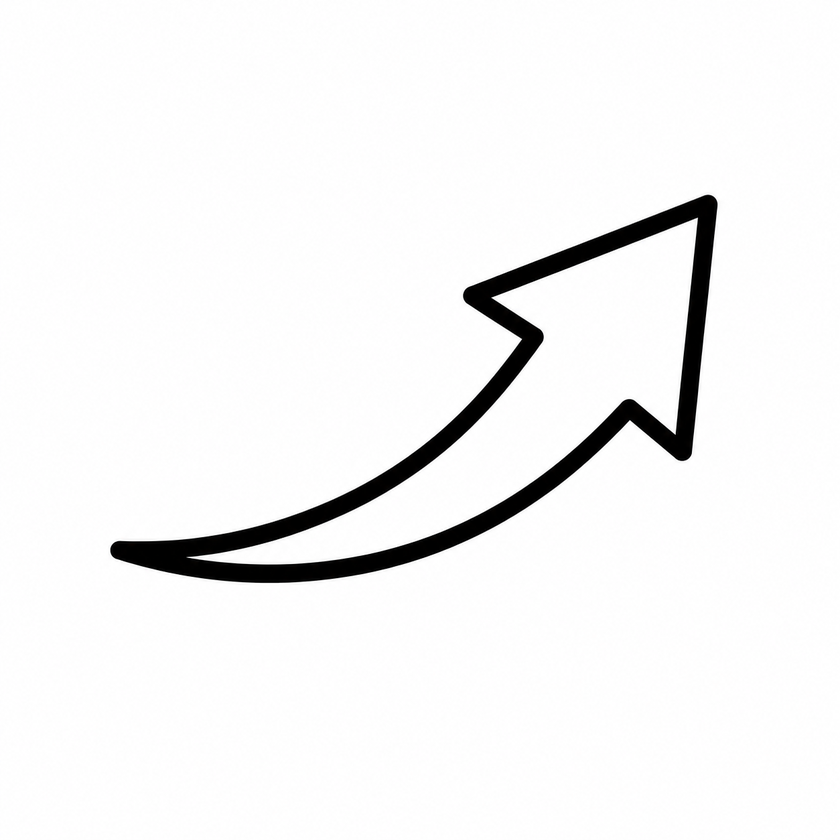
#> input picture _imports/from_MMEBarch_research_snapshot_2026-05-09/representation-analysis/drawing/overview/89eecf17c392142de1a894079806f710.png, 840 x 840 px, shrunk from 1254 x 1254 before the run; its folder holds only this picture in this run
$ jupyter execute vectorize_pngs_to_svg.ipynb
#> lines starting #> are read from the running program, lines starting #| are printed output that depends on the picture; after the words box and inside, x2 and y2 are one past the last pixel; in counts of white or black regions, pixels touching at a corner belong together
# Vectorize Overview PNGs to SVG

This notebook converts the PNG icons in this directory into real SVG paths. The output is not an embedded bitmap, so PowerPoint can recolor the shapes after import/ungrouping.

[cell 1]
from pathlib import Path

import matplotlib

matplotlib.use("Agg")
import matplotlib.pyplot as plt
import numpy as np
from PIL import Image


HERE = Path(__file__).absolute().parent if "__file__" in globals() else Path.cwd()
PNG_FILES = sorted(HERE.glob("*.png"))

# For each PNG, choose how to detect the foreground.
# - "dark": black/dark foreground on white background
# - "alpha": non-transparent foreground
MODE_BY_NAME = {
    "89eecf17c392142de1a894079806f710.png": "dark",
    "c77cf8abcefccf5434b4491917ece895.png": "alpha",
}

FILL_COLOR = "#000000"
STROKE_COLOR = "#000000"
STROKE_WIDTH = 1.5
SIMPLIFY_EPSILON = 1.2
MIN_CONTOUR_POINTS = 8


def rdp(points, epsilon):
    """Ramer-Douglas-Peucker polyline simplification."""
    if len(points) < 3:
        return points
    start = points[0]
    end = points[-1]
    line = end - start
    line_norm = np.linalg.norm(line)
    if line_norm == 0:
        distances = np.linalg.norm(points - start, axis=1)
    else:
        distances = np.abs(np.cross(line, start - points) / line_norm)
    idx = int(np.argmax(distances))
    max_dist = float(distances[idx])
    if max_dist > epsilon:
        left = rdp(points[: idx + 1], epsilon)
        right = rdp(points[idx:], epsilon)
        return np.vstack([left[:-1], right])
    return np.vstack([start, end])


def foreground_mask(image, mode):
    rgba = image.convert("RGBA")
    arr = np.asarray(rgba).astype(np.float32)
    rgb = arr[:, :, :3]
    alpha = arr[:, :, 3]
    luminance = 0.299 * rgb[:, :, 0] + 0.587 * rgb[:, :, 1] + 0.114 * rgb[:, :, 2]

    if mode == "alpha":
        # Keep semi-transparent antialias pixels too.
        return alpha > 16
    if mode == "light":
        return (luminance > 160) & (alpha > 16)
    if mode == "dark":
        return (luminance < 120) & (alpha > 16)
    raise ValueError(f"Unknown foreground mode: {mode}")


def contour_subpaths_from_mask(mask):
    fig, ax = plt.subplots()
    try:
        cs = ax.contour(mask.astype(float), levels=[0.5])
        subpaths = []
        for collection in cs.collections:
            for path in collection.get_paths():
                current = []
                for vertices, code in path.iter_segments():
                    if code == path.MOVETO:
                        if len(current) >= MIN_CONTOUR_POINTS:
                            subpaths.append(np.asarray(current, dtype=np.float64))
                        current = [vertices]
                    elif code == path.LINETO:
                        current.append(vertices)
                    elif code == path.CLOSEPOLY:
                        if current and not np.allclose(current[0], current[-1]):
                            current.append(current[0])
                        if len(current) >= MIN_CONTOUR_POINTS:
                            subpaths.append(np.asarray(current, dtype=np.float64))
                        current = []
                if len(current) >= MIN_CONTOUR_POINTS:
                    subpaths.append(np.asarray(current, dtype=np.float64))
        return subpaths
    finally:
        plt.close(fig)


def svg_path_from_contour(vertices, x0, y0, epsilon):
    # Matplotlib contour vertices are x/y in cropped mask coordinates.
    pts = np.asarray(vertices, dtype=np.float64)
    if len(pts) >= 3:
        pts = rdp(pts, epsilon)
    pts[:, 0] += x0
    pts[:, 1] += y0
    commands = [f"M {pts[0, 0]:.2f} {pts[0, 1]:.2f}"]
    commands.extend(f"L {x:.2f} {y:.2f}" for x, y in pts[1:])
    commands.append("Z")
    return " ".join(commands)


def polygon_signed_area(vertices):
    pts = np.asarray(vertices, dtype=np.float64)
    if len(pts) < 3:
        return 0.0
    x = pts[:, 0]
    y = pts[:, 1]
    return 0.5 * float(np.dot(x, np.roll(y, -1)) - np.dot(y, np.roll(x, -1)))


def polygon_contains_point(vertices, point):
    x, y = point
    pts = np.asarray(vertices, dtype=np.float64)
    inside = False
    j = len(pts) - 1
    for i in range(len(pts)):
        xi, yi = pts[i]
        xj, yj = pts[j]
        intersects = ((yi > y) != (yj > y)) and (
            x < (xj - xi) * (y - yi) / max((yj - yi), 1e-12) + xi
        )
        if intersects:
            inside = not inside
        j = i
    return inside


def orient_subpaths_for_fill(subpaths):
    oriented = []
    for idx, vertices in enumerate(subpaths):
        probe = np.mean(vertices[:-1] if len(vertices) > 1 else vertices, axis=0)
        depth = 0
        for jdx, other in enumerate(subpaths):
            if idx == jdx:
                continue
            if polygon_contains_point(other, probe):
                depth += 1

        pts = np.asarray(vertices, dtype=np.float64)
        area = polygon_signed_area(pts)
        should_be_ccw = depth % 2 == 0
        is_ccw = area > 0
        if should_be_ccw != is_ccw:
            pts = pts[::-1].copy()
        oriented.append(pts)
    return oriented


def svg_compound_path_from_subpaths(subpaths, x0, y0, epsilon):
    commands = []
    for vertices in orient_subpaths_for_fill(subpaths):
        commands.append(svg_path_from_contour(vertices, x0, y0, epsilon))
    return " ".join(commands)


def vectorize_png(
    png_path,
    mode=None,
    fill=FILL_COLOR,
    stroke=STROKE_COLOR,
    stroke_width=STROKE_WIDTH,
    epsilon=SIMPLIFY_EPSILON,
):
    image = Image.open(png_path)
    mode = mode or MODE_BY_NAME.get(png_path.name, "alpha" if image.mode == "RGBA" else "dark")
    mask = foreground_mask(image, mode)

    ys, xs = np.where(mask)
    if len(xs) == 0:
        raise RuntimeError(f"No foreground pixels found: {png_path}")

    pad = 3
    x0 = max(int(xs.min()) - pad, 0)
    x1 = min(int(xs.max()) + pad + 1, mask.shape[1])
    y0 = max(int(ys.min()) - pad, 0)
    y1 = min(int(ys.max()) + pad + 1, mask.shape[0])
    crop = mask[y0:y1, x0:x1]

    subpaths = contour_subpaths_from_mask(crop)
    path_data = svg_compound_path_from_subpaths(subpaths, x0, y0, epsilon)

    width, height = image.size
    svg_path = png_path.with_suffix(".svg")
    svg = f'''<svg xmlns="http://www.w3.org/2000/svg" width="{width}" height="{height}" viewBox="0 0 {width} {height}">
<g>
  <path d="{path_data}" fill="{fill}" fill-rule="nonzero" stroke="{stroke}" stroke-width="{stroke_width}" stroke-linejoin="round"/>
</g>
</svg>
'''
    svg_path.write_text(svg, encoding="utf-8")
    return svg_path, len(subpaths), mode


def main():
    if not PNG_FILES:
        raise RuntimeError(f"No PNG files found under {HERE}")
    for png_path in PNG_FILES:
        svg_path, n_paths, mode = vectorize_png(png_path)
#> in vectorize_png, image is the input picture: PIL image 840x840 RGB; mean R, G, B 243.4, 243.2, 243.4
#> in foreground_mask, `alpha = arr[:, :, 3]`: alpha: shape (840, 840) float32; every value is 255
#> in foreground_mask, `return (luminance < 120) & (alpha > 16)`:
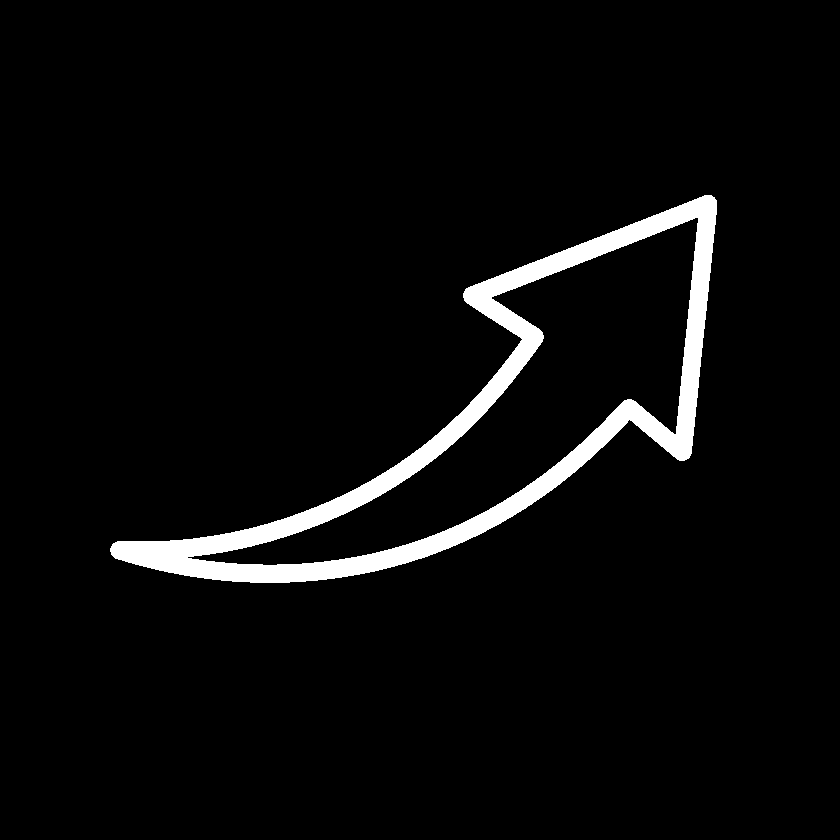
#> returned value: shape (840, 840) bool; 4.3% white; 1 white region, box (x1, y1, x2, y2) and area: (110, 195, 717, 583) 30030
#> in vectorize_png, `x0 = max(int(xs.min()) - pad, 0)`: x0 = 107
#> in vectorize_png, `x1 = min(int(xs.max()) + pad + 1, mask.shape[1])`: x1 = 720
#> in vectorize_png, `y0 = max(int(ys.min()) - pad, 0)`: y0 = 192
#> in vectorize_png, `y1 = min(int(ys.max()) + pad + 1, mask.shape[0])`: y1 = 586
#> in vectorize_png, `crop = mask[y0:y1, x0:x1]`:
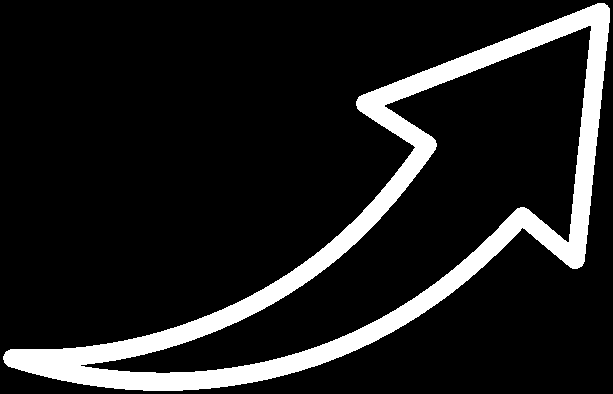
#> crop: shape (394, 613) bool; 12.4% white; 1 white region, box (x1, y1, x2, y2) and area: (3, 3, 610, 391) 30030
#> the loop in contour_subpaths_from_mask, `for collection in cs.collections:` made 1 pass
#> after the loop in contour_subpaths_from_mask, `for collection in cs.collections:`: subpaths = 2 point arrays, longest 2191 points
#> in contour_subpaths_from_mask, `plt.close(fig)`:
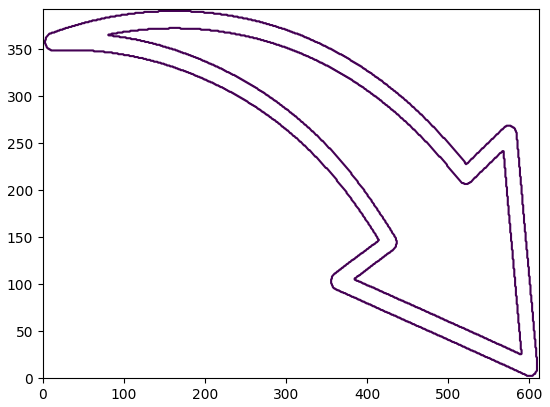
#> figure drawn by matplotlib, 1 panel
#> in polygon_contains_point, `x, y = point`: x = 361.4; y = 235.6
#> in polygon_contains_point, `inside = False`: inside = False
#> in polygon_contains_point, `j = len(pts) - 1`: j = 1888
#> the loop in svg_compound_path_from_subpaths, `for vertices in orient_subpaths_for_fill(subpaths):` made 2 passes
        print(f"Saved {svg_path.name} ({n_paths} path(s), mode={mode})")


if __name__ == "__main__":
    main()
#| Saved 89eecf17c392142de1a894079806f710.svg (2 path(s), mode=dark)

[cell 2]
main()
#> the loop in contour_subpaths_from_mask (call 2), `for collection in cs.collections:` made 1 pass
#> the loop in svg_compound_path_from_subpaths (call 2), `for vertices in orient_subpaths_for_fill(subpaths):` made 2 passes
#| Saved 89eecf17c392142de1a894079806f710.svg (2 path(s), mode=dark)

$ run again, on _imports/from_MMEBarch_research_snapshot_2026-05-09/representation-analysis/drawing/overview/c77cf8abcefccf5434b4491917ece895.png
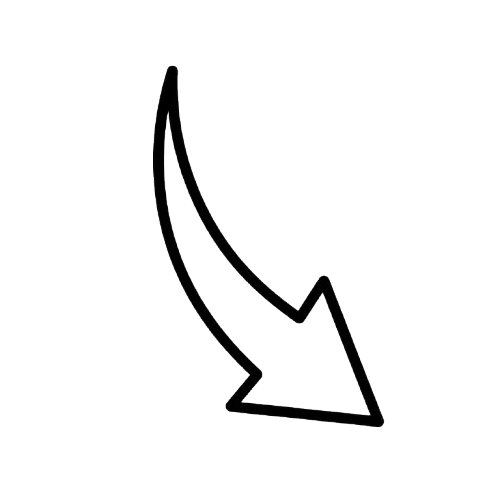
#> input picture _imports/from_MMEBarch_research_snapshot_2026-05-09/representation-analysis/drawing/overview/c77cf8abcefccf5434b4491917ece895.png, 500 x 500 px
#> in vectorize_png, image is the input picture: PIL image 500x500 RGBA; mean R, G, B, A 1.2, 1.2, 1.2, 10.8
#> in foreground_mask, `return alpha > 16`:
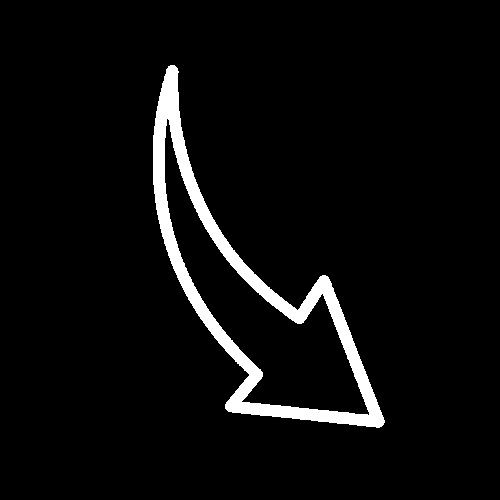
#> returned value: shape (500, 500) bool; 4.7% white; 1 white region, box (x1, y1, x2, y2) and area: (153, 65, 385, 428) 11751
#> ys = 11751 values from 65 to 427; xs = 11751 values, max 384 at index 11499, min 153 at index 1338, mean 244
#> x0 = 150
#> x1 = 388
#> y0 = 62
#> y1 = 431
#> crop: shape (369, 238) bool; 13.4% white; 1 white region, box (x1, y1, x2, y2) and area: (3, 3, 235, 366) 11751
#> the loop in contour_subpaths_from_mask, `for collection in cs.collections:` made 1 pass
#> after the loop in contour_subpaths_from_mask, `for collection in cs.collections:`: subpaths = 2 point arrays, longest 1311 points
#> in contour_subpaths_from_mask, `plt.close(fig)`:
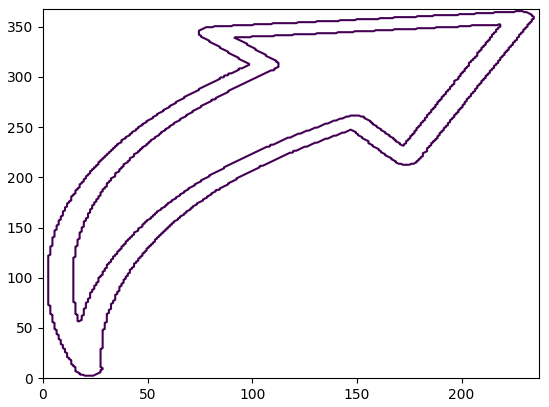
#> figure drawn by matplotlib, 1 panel
#> x = 94.95; y = 216.5
#> inside = False
#> j = 1102
#> the loop in svg_compound_path_from_subpaths, `for vertices in orient_subpaths_for_fill(subpaths):` made 2 passes
#| Saved c77cf8abcefccf5434b4491917ece895.svg (2 path(s), mode=alpha)
#> the loop in contour_subpaths_from_mask (call 2), `for collection in cs.collections:` made 1 pass
#> the loop in svg_compound_path_from_subpaths (call 2), `for vertices in orient_subpaths_for_fill(subpaths):` made 2 passes
#| Saved c77cf8abcefccf5434b4491917ece895.svg (2 path(s), mode=alpha)
